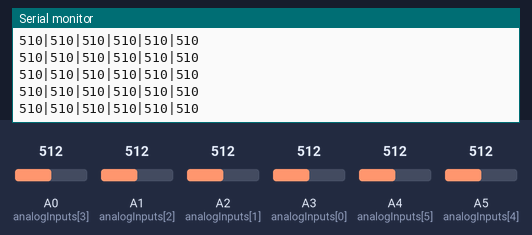
Recording of a sketch running on a simulated Arduino Uno, built with avr-gcc and run on an emulated ATmega328P. Parts: the last lines printed to the serial monitor. The inputs (shaded band) are chosen by the test bench; at power-on: A0 (analogInputs[3]) = 512, A1 (analogInputs[2]) = 512, A2 (analogInputs[1]) = 512, A3 (analogInputs[0]) = 512, A4 (analogInputs[5]) = 512, A5 (analogInputs[4]) = 512.

Above: at 1.2 s.
1.3 s: A0 (analogInputs[3]) set to 122
At 2.3 s:
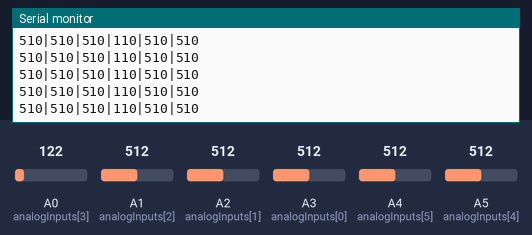
4.3 s: A0 (analogInputs[3]) set to 103
At 4.8 s:
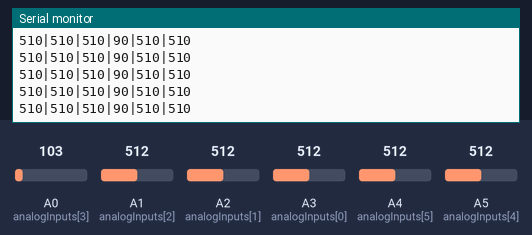
5.8 s: A1 (analogInputs[2]) set to 120
At 6.6 s:
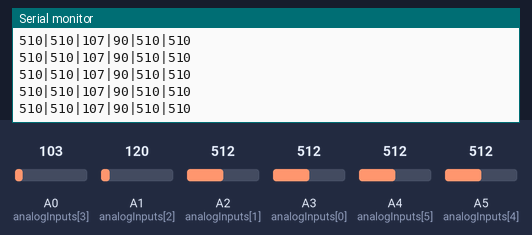
8.8 s: A1 (analogInputs[2]) set to 106
At 9.5 s:
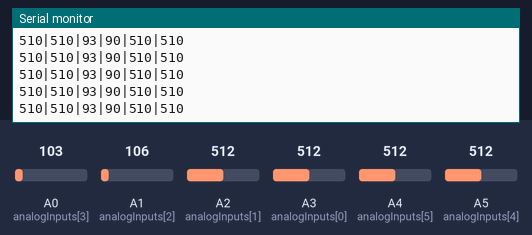
10.3 s: A2 (analogInputs[1]) set to 125
At 11.0 s:
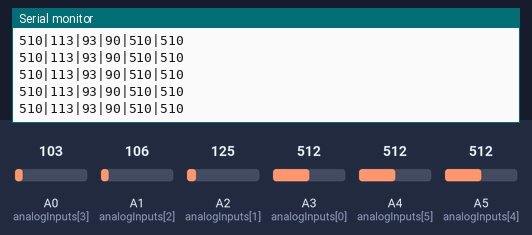
11.8 s: A2 (analogInputs[1]) set to 102
At 12.6 s:
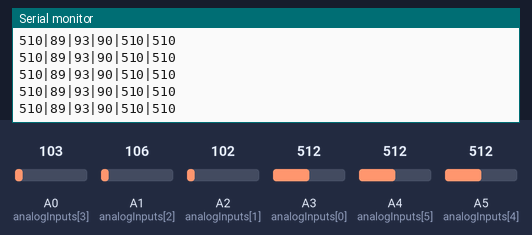
Timing chart, 0 to 14.3 s (numbered marks = the images above; inputs shaded):
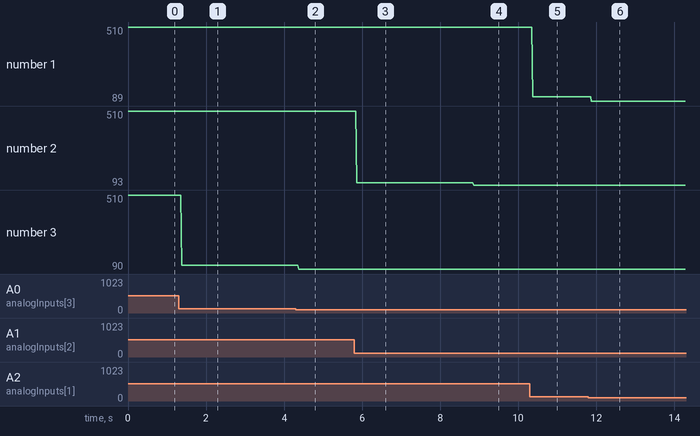

Measured:
- after the input at 1.3 s, the serial monitor: prints a new line after 0.08 s (image 1)
- after the input at 4.3 s, the serial monitor: prints a new line after 0.07 s (image 2)
- after the input at 5.8 s, the serial monitor: prints a new line after 0.07 s (image 3)
- after the input at 8.8 s, the serial monitor: prints a new line after 0.06 s (image 4)
- after the input at 10.3 s, the serial monitor: prints a new line after 0.07 s (image 5)
- after the input at 11.8 s, the serial monitor: prints a new line after 0.08 s (image 6)
- plotted number 1: 510 → 113 after the input at 10.3 s, 113 → 89 after the input at 11.8 s
- plotted number 2: 510 → 107 after the input at 5.8 s, 107 → 93 after the input at 8.8 s

The sketch:

deej_mod_6_sliders.ino
```cpp
const int NUM_SLIDERS = 6;
const int analogInputs[NUM_SLIDERS] = {A3, A2, A1, A0, A5, A4};

// Address limited mechanical range of sliders
const int sliderMin = 15;
const int sliderMax = 1010;

int analogSliderValues[NUM_SLIDERS];
int analogSliderRead[NUM_SLIDERS];

void setup() {
  for (int i = 0; i < NUM_SLIDERS; i++) {
    pinMode(analogInputs[i], INPUT);
  }

  Serial.begin(9600);
}

void loop() {
  updateSliderValues();
  sendSliderValues(); // Actually send data (all the time)
  // printSliderValues(); // For debug
  delay(10);
}

void updateSliderValues() {
  for (int i = 0; i < NUM_SLIDERS; i++) {
     analogSliderRead[i] = map(analogRead(analogInputs[i]), sliderMin, sliderMax, 0, 1023);
     analogSliderValues[i] = constrain(analogSliderRead[i],0,1023);
  }
}

void sendSliderValues() {
  String builtString = String("");

  for (int i = 0; i < NUM_SLIDERS; i++) {
    builtString += String((int)analogSliderValues[i]);

    if (i < NUM_SLIDERS - 1) {
      builtString += String("|");
    }
  }

  Serial.println(builtString);
}

void printSliderValues() {
  for (int i = 0; i < NUM_SLIDERS; i++) {
    String printedString = String("Slider #") + String(i + 1) + String(": ") + String(analogSliderValues[i]) + String(" mV");
    Serial.write(printedString.c_str());

    if (i < NUM_SLIDERS - 1) {
      Serial.write(" | ");
    } else {
      Serial.write("\n");
    }
  }
}
```
